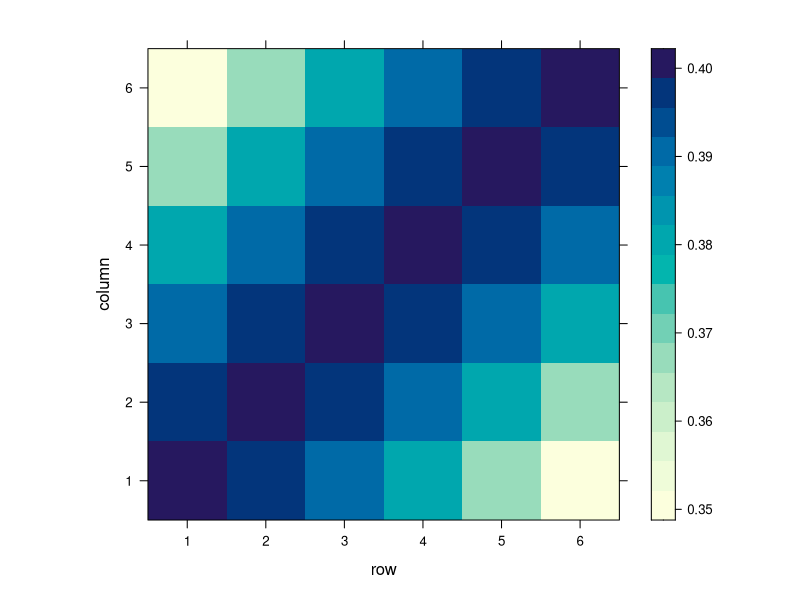

This figure's R source: (Note: a time limit stopped this script after it produced the figure.)

##################################################
#  8820 Introduction to Bayesian Statistics
#  Project 1: Predicts Flu
#  The Simulation Part
#  Shirong Zhao
#  Email: shironz@clemson.edu
#################################################


library(MASS)
library(coda)
library(mvtnorm)
library(Matrix) 
library(mnormt)
library(lattice)

##########################################
# Generates data and necessary components

data.gen<-function(P1,P2){
  
  V<-P1*P2
  Vid<-array(1:V,c(P1,P2)) # Arbitrarily identifies voxels   
  
  Y<-rep(-99,V) # Arbitrary response vector                 
  Dj<-rep(-99,V)
  Nj<-matrix(-99,nrow=V,ncol=8)  # This will list the neighbors for each voxel
  
  
  for(p1 in 1:P1){
    for(p2 in 1:P2){
      
      # Create the neighborhood matrix, the design matrix, and the segmentation
      # vectors
      l1<-max(c(1,p1-1))
      l2<-max(c(1,p2-1))
      u1<-min(c(P1,p1+1))
      u2<-min(c(P2,p2+1))
      
      neighbors<-as.vector(Vid[l1:u1,l2:u2])
      neighbors<-neighbors[neighbors!=Vid[p1,p2]]
      
      Y[Vid[p1,p2]]<- 10*dnorm((p1-p2),0,10) # rnorm(1,0,0.1 is the noise data, here no noise
      
      wjv<-length(neighbors)
      Dj[Vid[p1,p2]]<-wjv
      Nj[Vid[p1,p2],1:wjv]<-neighbors           
    }
  }
  # Creating the necessary sparse matrices
  i<-NULL
  j<-NULL
  
  for(v in 1:V){
    i<-c(i,rep(v,Dj[v]))
    j<-c(j,Nj[v,1:Dj[v]])
  }
  
  W<- sparseMatrix(i, j, x = 1)  
  D<-sparseMatrix(1:V,1:V,x=Dj)
  
  return(list("Y"=Y,"D"=D,"W"=W))
}



P1 = 6
P2 = 6

data<-data.gen(P1=P1,P2=P2)
Y0<-matrix( data$Y, nrow =P1 , ncol = P2) 
#windows()
levelplot(Y0)
N=P1*P2
M=5

phi = matrix(0, nrow = N, ncol = M)
epsilon = matrix(0, nrow = N, ncol = M)

D<-data$D
W<-data$W
rho.true<-0.5
DW.true<-D-rho.true*W  # rho will be specified in advance, for example, let rho = 1
DWI.true<-solve(DW.true)
DW.true<-as.matrix(DW.true)
DWI.true<-as.matrix(DWI.true)
tau2.true<-2
theta.true <- 0.5
# phi = t(rmvnorm(1, mean=rep(0,N), sigma=tau2.true*DWI.true))

for (t in 1:M) {
  phi[,t] = t(rmvnorm(1, mean=rep(0,N), sigma=tau2.true*DWI.true))
}
epsilon[,1] = phi[,1]
for (t in 2:M) {
  epsilon[,t] = theta.true*epsilon[,t-1] + phi[,t]
}


## simulate data
epsilon.true<-as.vector(epsilon)
NM<-N*M
X<-cbind(1,rnorm(NM))
beta.true<-c(1,2)
lambda<-exp(X%*%beta.true + epsilon.true)
Y<-rpois(NM,lambda)


length(Y)

dim(X)

# First using MLE find the sd for proposal distribution of beta
fit <- glm(Y ~ X[,2], family=poisson()) # X[,1] is the intercept
summary(fit) 

#############################################################################
#############################################################################
## Simulation Part
#############################################################################
# Inputs:
# Y = response vector for current data, N*M by 1 
# N = the numner of states
# M = the number of months
# p: number of covariates
# X = design matrix for current data N*M by p
# R = prior covariance matrix for beta (i.e. beta~N(0,R))   
# a0 = prior parameter for tau2
# b0 = prior parameter for tau2, where tau2^{-1}~gamma(a0,b0)
# beta = initial value of regression coefficients
# tau2  = initial value of precission parameter
# theta: initial value for autoregressive coefficients
# rho: initial value for rho
# beta.var.prop: variance for the beta proposal distribution,(i.e., beta.p~N(beta(s-1), beta.var.prop))
# phi.var.prop: variance for the phi proposal distribution,(i.e., phi.p~N(phi(s-1), phi.var.prop))
# c: variance for the rho proposal distribution


#N = 51 
#M = 7 

p = dim(X)[2]
NM = dim(X)[1]

iter = 2e5
thin = 1e2

# a_chol<-chol(DW)
# chol2inv(a_chol)

beta.var.prop=vcov(fit)
#beta.var.prop<-diag(rep(0.00005,p), p, p) # need to specify later and it's better to use var of parameters in poisson regression
# for here I just specify var as 0.1
# we could also consider var.prop<-var(log(Y))*solve(t(X)%*%X)
phi.var.prop=diag(rep(0.00002,N), N, N) # need to consider later
delta=0.010 # used in proposal disttribution for theta,reflected random walk 
c=2 # specify the variance of proposal distribution for rho, log(rho.p/(1-rho.p)) follows normal (log(rho/(1-rho)), c)
# or rho.p/(1-rho.p) follows the lognormal(log(rho/(1-rho)), c)


# Specify the priors
R<-rep(10, p) 
a0 = 1
b0 = 1
phi = matrix(0, nrow = N, ncol = M)
epsilon = matrix(0, nrow = N, ncol = M)
epsilon<-as.vector(epsilon) # nrow=N*M
tau2 = 1
theta = 0
rho = 0.5
rho1 = rho/(1-rho)

DW<-D-rho*W  
DWI<-solve(DW)
DW<-as.matrix(DW)
DWI<-as.matrix(DWI)

# save the parameters
Beta = matrix(-99, nrow=iter/thin, ncol=p) 
beta = rep(0,p)
Beta[1, ] = beta
Tau2 = rep(-99, iter/thin)
Tau2[1] = tau2
Theta = rep(-99, iter/thin)
Theta[1] = theta
Rho = rep(-99, iter/thin)
Rho[1] = rho
Phi = matrix(-99, nrow=iter/thin, ncol=N*M)
Phi[1, ] = as.vector(phi)

acc0 = acc1 = acc2 = acc3 = 0

llik = sum(dpois(Y, exp(X%*%beta + epsilon), log = TRUE))

############################################################################   
# Burn in loop

for(i in (thin + 1):iter){
  
 
  ## update all beta simultaneously, using Metropolis Algorithm
  beta.p = t(rmvnorm(1, beta, beta.var.prop))
  beta.prior = sum(dnorm(beta, 0, R, log = TRUE))
  llik.p = sum(dpois(Y, exp(X%*%beta.p + epsilon), log = TRUE))
  beta.prior.p = sum(dnorm(beta.p, 0, R, log = TRUE))
  r = exp(llik.p -llik + beta.prior.p - beta.prior)
  Z<-rbinom(1,1,min(r,1))  
  if(Z==1){
    beta = beta.p
    llik = llik.p 
    acc0 = acc0 + 1 	
  }
  
  
  
  ## update epsilon and phi (the spacial random effect), using Metropolis Algorithm
  phi.p = matrix(-99, nrow = N, ncol = M) 
  epsilon.p = matrix(-99, nrow = N, ncol = M)
  phi.prior = 0
  phi.prior.p = 0
  for (t in 1:M) {
    phi.p[,t] = t(rmvnorm(1, phi[,t], phi.var.prop)) 
    phi.prior.t = dmvnorm(phi[,t], mean=rep(0,N), sigma=tau2*DWI, log = TRUE) # sigma is covariance matrix 
    phi.prior = phi.prior + phi.prior.t
    phi.prior.p.t = dmvnorm(phi.p[,t], mean=rep(0,N), sigma=tau2*DWI, log = TRUE)
    phi.prior.p = phi.prior.p + phi.prior.p.t
  }
  epsilon.p[,1] = phi.p[,1]
  for (t in 2:M) {
    epsilon.p[,t] = theta*epsilon.p[,t-1] + phi.p[,t]
  }
  epsilon.p = as.vector(epsilon.p) # change to a vector
  llik.p = sum(dpois(Y, exp(X%*%beta + epsilon.p), log = TRUE))
  r = exp(llik.p -llik + phi.prior.p - phi.prior) # need to add density of proposal distribution
  Z<-rbinom(1,1,min(r,1))  
  if(Z==1){
    phi = phi.p # phi is a matrix
    epsilon = epsilon.p # epsilon is a vector
    llik = llik.p 
    acc1 = acc1 + 1 	
  }
  
  
  
  ## update tau2, using Gibbs sampler
  sumt = 0
  for (t in 1:M) {
    sumt = sumt + t(phi[,t])%*%DW%*%phi[,t]/2
  }
  at = a0 + N*M/2
  bt = b0 + sumt
  tauI2 = rgamma(1,at,bt)
  tau2 = 1/tauI2
  
  
  
  ## update theta, using Metropolis-Hastings Algorithm, reflected random walk
  # prior for theta is uniform(-1,1)
  theta.p = runif(1, min=theta-delta, max=theta+delta) 
  if (theta.p < -1){
    theta.p = -2- theta.p
  } else if (theta.p > 1){
    theta.p = 2-theta.p}
  epsilon.p = matrix(-99, nrow = N, ncol = M)
  epsilon.p[,1] = phi[,1]
  for (t in 2:M) {
    epsilon.p[,t] = theta.p*epsilon.p[,t-1] + phi[,t]
  }
  epsilon.p = as.vector(epsilon.p) # change to a vector
  llik.p = sum(dpois(Y, exp(X%*%beta + epsilon.p), log = TRUE))
  r = exp(llik.p -llik)
  Z<-rbinom(1,1,min(r,1))  
  if(Z==1){
    theta = theta.p 
    epsilon = epsilon.p # epsilon is a vector
    llik = llik.p 
    acc2 = acc2 + 1 	
  }
  
  
  ## update rho, using Metropolis-Hastings Algorithm, symmetric random walk
  # prior for rho is uniform(0,1)
  rho1.p= rlnorm(1, meanlog = log(rho/(1-rho)), sdlog = c)
  rho.p=rho1.p/(1+rho1.p) # rho1.p=rho.p/(1-rho.p)
  DW.p<-D-rho.p*W  
  DWI.p<-solve(DW.p)
  DW.p<-as.matrix(DW.p)
  DWI.p<-as.matrix(DWI.p)  
  
  llik.rho = 0
  llik.rho.p = 0
  
  for (t in 1:M) {
    llik.rho.t = dmvnorm(phi[,t], mean=rep(0,N), sigma=tau2*DWI, log = TRUE) # sigma is covariance matrix 
    llik.rho = llik.rho + llik.rho.t
    llik.rho.p.t = dmvnorm(phi[,t], mean=rep(0,N), sigma=tau2*DWI.p, log = TRUE)
    llik.rho.p = llik.rho.p + llik.rho.p.t
  }
  
  r=exp(llik.rho.p - llik.rho 
        + dlnorm(rho1, meanlog = log(rho1.p), sdlog = c, log = TRUE)
        - dlnorm(rho1.p, meanlog = log(rho1), sdlog = c, log = TRUE))
  Z<-rbinom(1,1,min(r,1))  
  if(Z==1){
    rho =rho.p
    rho1 = rho1.p
    DWI = DWI.p
    acc3 = acc3 + 1 	
  }
  
  
  ## tuning the necessary parameters
   if(i %% 1000 == 0){
      beta.var.prop<-  beta.var.prop + (acc0/1000 >0.55)*0.75*beta.var.prop - (acc0/1000 < 0.35)*0.75*beta.var.prop        
      phi.var.prop<-  phi.var.prop + (acc1/1000 >0.55)*0.75*phi.var.prop - (acc1/1000 < 0.35)*0.75*phi.var.prop       
      delta<-  delta + (acc2/1000 >0.55)*0.75*delta - (acc2/1000 < 0.35)*0.75*delta
      c<-c + (acc3/1000 >0.55)*0.75*c - (acc3/1000 < 0.35)*0.75*c  
      print(c(acc0,acc1,acc2,acc3))
      acc0<-0
      acc1<-0
      acc2<-0
      acc3<-0
      
  }
}


#################################################################################################
# Sampling loop

for(i in (thin + 1):iter){
    
 
  ## update all beta simultaneously, using Metropolis Algorithm
  beta.p = t(rmvnorm(1, beta, beta.var.prop))
  beta.prior = sum(dnorm(beta, 0, R, log = TRUE))
  llik.p = sum(dpois(Y, exp(X%*%beta.p + epsilon), log = TRUE))
  beta.prior.p = sum(dnorm(beta.p, 0, R, log = TRUE))
  r = exp(llik.p -llik + beta.prior.p - beta.prior)
  Z<-rbinom(1,1,min(r,1))  
  if(Z==1){
    beta = beta.p
    llik = llik.p 
    acc0 = acc0 + 1 	
  }
  
  
  
  ## update epsilon and phi (the spacial random effect), using Metropolis Algorithm
  phi.p = matrix(-99, nrow = N, ncol = M) 
  epsilon.p = matrix(-99, nrow = N, ncol = M)
  phi.prior = 0
  phi.prior.p = 0
  for (t in 1:M) {
    phi.p[,t] = t(rmvnorm(1, phi[,t], phi.var.prop)) 
    phi.prior.t = dmvnorm(phi[,t], mean=rep(0,N), sigma=tau2*DWI, log = TRUE) # sigma is covariance matrix 
    phi.prior = phi.prior + phi.prior.t
    phi.prior.p.t = dmvnorm(phi.p[,t], mean=rep(0,N), sigma=tau2*DWI, log = TRUE)
    phi.prior.p = phi.prior.p + phi.prior.p.t
  }
  epsilon.p[,1] = phi.p[,1]
  for (t in 2:M) {
    epsilon.p[,t] = theta*epsilon.p[,t-1] + phi.p[,t]
  }
  epsilon.p = as.vector(epsilon.p) # change to a vector
  llik.p = sum(dpois(Y, exp(X%*%beta + epsilon.p), log = TRUE))
  r = exp(llik.p -llik + phi.prior.p - phi.prior)
  Z<-rbinom(1,1,min(r,1))  
  if(Z==1){
    phi = phi.p # phi is a matrix
    epsilon = epsilon.p # epsilon is a vector
    llik = llik.p 
    acc1 = acc1 + 1 	
  }
  
  
  
  ## update tau2, using Gibbs sampler
  sumt = 0
  for (t in 1:M) {
    sumt = sumt + t(phi[,t])%*%DW%*%phi[,t]/2
  }
  at = a0 + N*M/2
  bt = b0 + sumt
  tauI2 = rgamma(1,at,bt)
  tau2 = 1/tauI2
  
  
  
  ## update theta, using Metropolis-Hastings Algorithm, reflected random walk
  # prior for theta is uniform(-1,1)
  theta.p = runif(1, min=theta-delta, max=theta+delta) 
  if (theta.p < -1){
    theta.p = -2- theta.p
  } else if (theta.p > 1){
    theta.p = 2-theta.p}
  epsilon.p = matrix(-99, nrow = N, ncol = M)
  epsilon.p[,1] = phi[,1]
  for (t in 2:M) {
    epsilon.p[,t] = theta.p*epsilon.p[,t-1] + phi[,t]
  }
  epsilon.p = as.vector(epsilon.p) # change to a vector
  llik.p = sum(dpois(Y, exp(X%*%beta + epsilon.p), log = TRUE))
  r = exp(llik.p -llik)
  Z<-rbinom(1,1,min(r,1))  
  if(Z==1){
    theta = theta.p 
    epsilon = epsilon.p # epsilon is a vector
    llik = llik.p 
    acc2 = acc2 + 1 	
  }
  
  
  ## update rho, using Metropolis-Hastings Algorithm, symmetric random walk
  # prior for rho is uniform(0,1)
  rho1.p= rlnorm(1, meanlog = log(rho/(1-rho)), sdlog = c)
  rho.p=rho1.p/(1+rho1.p) # rho1.p=rho.p/(1-rho.p)
  DW.p<-D-rho.p*W  
  DWI.p<-solve(DW.p)
  DW.p<-as.matrix(DW.p)
  DWI.p<-as.matrix(DWI.p)  
  
  llik.rho = 0
  llik.rho.p = 0
  
  for (t in 1:M) {
    llik.rho.t = dmvnorm(phi[,t], mean=rep(0,N), sigma=tau2*DWI, log = TRUE) # sigma is covariance matrix 
    llik.rho = llik.rho + llik.rho.t
    llik.rho.p.t = dmvnorm(phi[,t], mean=rep(0,N), sigma=tau2*DWI.p, log = TRUE)
    llik.rho.p = llik.rho.p + llik.rho.p.t
  }
  
  r=exp(llik.rho.p - llik.rho 
        + dlnorm(rho1, meanlog = log(rho1.p), sdlog = c, log = TRUE)
        - dlnorm(rho1.p, meanlog = log(rho1), sdlog = c, log = TRUE))
  Z<-rbinom(1,1,min(r,1))  
  if(Z==1){
    rho =rho.p
    rho1 = rho1.p
    DWI = DWI.p
    acc3 = acc3 + 1 	
  }
  
  
  if(i %% thin == 0){
    Beta[i / thin, ] = beta
    Tau2[i / thin] = tau2
    Theta[i / thin] = theta
    Rho[i / thin] = rho
    Phi[i / thin, ] = as.vector(phi) 
    print(i)
  }
  
  
}


###############################################################################
###  Summarize the estimation outcome


acc0 / (iter-thin)
acc1 / (iter-thin)
acc2 / (iter-thin)
acc3 / (iter-thin)


Beta.mcmc = as.mcmc(Beta)
print(paste0("Estimate Mean of beta:  ", apply(Beta.mcmc, 2, mean)))
print(paste0("True beta:  ", beta.true))
HPDinterval(Beta.mcmc)
print(paste0("Effective Sample Size:  ", effectiveSize(Beta.mcmc)))
plot(Beta.mcmc)
autocorr.plot(Beta.mcmc)
plot(Beta[, 1], typ = 'l')
plot(Beta[, 2], typ = 'l')

Tau2.mcmc = as.mcmc(Tau2) 
print(paste0("Estimate Mean of tau2:  ", mean(Tau2.mcmc)))
print(paste0("True theta:  ", tau2.true))
HPDinterval(Tau2.mcmc)
print(paste0("Effective Sample Size:  ", effectiveSize(Tau2.mcmc)))
plot(Tau2.mcmc)
autocorr.plot(Tau2.mcmc)
plot(Tau2, typ = 'l')

Theta.mcmc = as.mcmc(Theta) 
print(paste0("Estimate Mean of theta:  ", mean(Theta.mcmc)))
print(paste0("True theta:  ", theta.true))
HPDinterval(Theta.mcmc)
print(paste0("Effective Sample Size:  ", effectiveSize(Theta.mcmc)))
plot(Theta.mcmc)
autocorr.plot(Theta.mcmc)
plot(Theta, typ = 'l')


Rho.mcmc = as.mcmc(Rho) 
print(paste0("Estimate Mean of rho:  ", mean(Rho.mcmc)))
print(paste0("True rho:  ", rho.true))
HPDinterval(Rho.mcmc)
print(paste0("Effective Sample Size:  ", effectiveSize(Rho.mcmc)))
plot(Rho.mcmc)
autocorr.plot(Rho.mcmc)
plot(Rho, typ = 'l')

proc.time()
